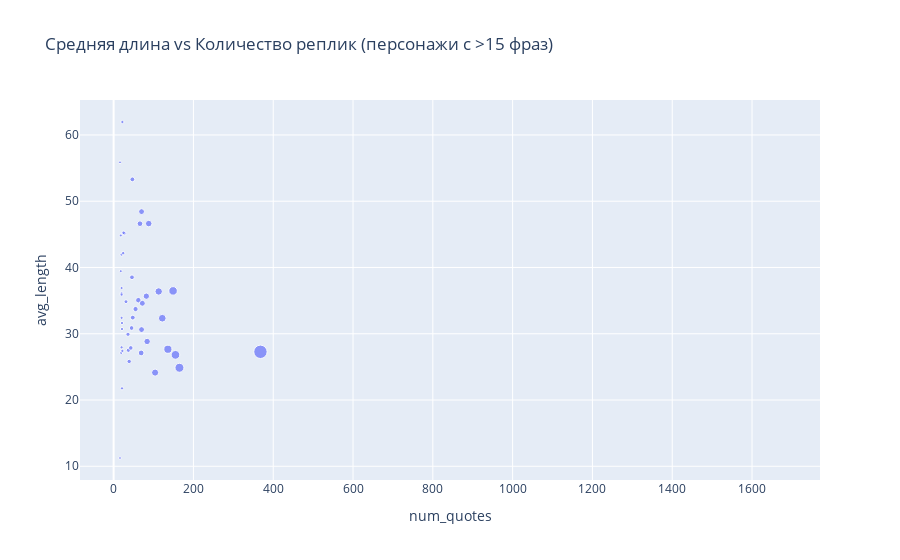

Notebook source saved alongside this figure:
### Code cell
df = run_query("""
SELECT 
    Character,
    COUNT(*) AS num_quotes,
    AVG(LENGTH(Sentence)) AS avg_length
FROM quotes
GROUP BY Character
HAVING num_quotes > 15
""")

px.scatter(df, x="num_quotes", y="avg_length", hover_name="Character", size="num_quotes",
           title="Средняя длина vs Количество реплик (персонажи с >15 фраз)")

### Figure 1 — Plotly figure (JSON) as saved in the notebook; plotly's stock layout.template omitted (floating-point values rounded to 4 significant figures)
{"data": [{"hovertemplate": "<b>%{hovertext}</b><br><br>num_quotes=%{marker.size}<br>avg_length=%{y}<extra></extra>", "hovertext": ["Ron ", "Hagrid ", "HERMIONE", "McGonagall", "Hermione ", "GILDEROY LOCKHART", "Petunia", "UNCLE VERNON", "Vernon", "Harry  ", "DOBBY", "SNAPE", "TOM RIDDLE", "Dumbledore", "Quirrell  ", "Hermione  ", "Hagrid", "RON", "DRACO", "VOICE", null, "Sorting Hat", "Hagrid  ", "PROFESSOR SPROUT", "MR. WEASLEY", "DUMBLEDORE", "MOANING MYRTLE", "LUCIUS MALFOY", "HARRY", "Ollivander", "Ron", "Snape", "Harry", "Madam Hooch", "Ron  ", "Dumbledore  ", "HARRY ", "MRS. WEASLEY ", "HAGRID", "Hermione", "Voldemort  ", "Harry ", "MCGONAGALL", "ARAGOG", "Malfoy", "Percy", "FILCH"], "legendgroup": "", "marker": {"color": "#636efa", "size": [20, 18, 122, 46, 31, 113, 45, 18, 37, 136, 62, 27, 70, 47, 20, 70, 149, 165, 55, 16, 1638, 19, 48, 20, 21, 88, 25, 72, 368, 20, 84, 22, 155, 24, 104, 16, 22, 43, 82, 69, 20, 39, 66, 20, 36, 21, 21], "sizemode": "area", "sizeref": 4.095, "symbol": "circle"}, "mode": "markers", "name": "", "orientation": "v", "showlegend": false, "type": "scatter", "x": [20, 18, 122, 46, 31, 113, 45, 18, 37, 136, 62, 27, 70, 47, 20, 70, 149, 165, 55, 16, 1638, 19, 48, 20, 21, 88, 25, 72, 368, 20, 84, 22, 155, 24, 104, 16, 22, 43, 82, 69, 20, 39, 66, 20, 36, 21, 21], "xaxis": "x", "y": [27.95, 39.44, 32.34, 38.52, 34.84, 36.38, 30.87, 44.83, 27.51, 27.66, 35.06, 45.15, 48.43, 53.3, 36.1, 30.63, 36.47, 24.87, 33.73, 11.25, NaN, 27.11, 32.44, 41.95, 30.71, 46.62, 45.24, 34.6, 27.27, 36.9, 28.83, 61.95, 26.81, 42.17, 24.13, 55.88, 27.41, 27.86, 35.67, 27.1, 35.9, 25.82, 46.61, 32.4, 29.92, 31.62, 21.76], "yaxis": "y"}], "layout": {"legend": {"itemsizing": "constant", "tracegroupgap": 0}, "title": {"text": "Средняя длина vs Количество реплик (персонажи с >15 фраз)"}, "xaxis": {"anchor": "y", "domain": [0, 1], "title": {"text": "num_quotes"}}, "yaxis": {"anchor": "x", "domain": [0, 1], "title": {"text": "avg_length"}}}}
